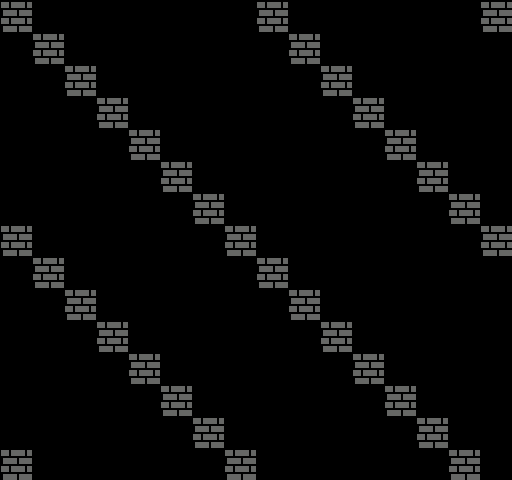

Tiled map render using the project's own tile images. Description and the whole map definition, tile-layer contents included, below:
An orthogonal 16x15 tile map with 32x32 px tiles, 1 tile layer (Tile Layer 1).

<map version="1.0" orientation="orthogonal" renderorder="right-down" width="16" height="15" tilewidth="32" tileheight="32" nextobjectid="1">
 <tileset firstgid="1" name="t" tilewidth="32" tileheight="32" tilecount="64">
  <image source="metatile.png" width="256" height="256" />
 </tileset>
 <layer name="Tile Layer 1" width="16" height="15">
  <data encoding="csv">
2,1,1,1,1,1,1,1,2,1,1,1,1,1,1,2,
1,2,1,1,1,1,1,1,1,2,1,1,1,1,1,1,
1,1,2,1,1,1,1,1,1,1,2,1,1,1,1,1,
1,1,1,2,1,1,1,1,1,1,1,2,1,1,1,1,
1,1,1,1,2,1,1,1,1,1,1,1,2,1,1,1,
1,1,1,1,1,2,1,1,1,1,1,1,1,2,1,1,
1,1,1,1,1,1,2,1,1,1,1,1,1,1,2,1,
2,1,1,1,1,1,1,2,1,1,1,1,1,1,1,2,
1,2,1,1,1,1,1,1,2,1,1,1,1,1,1,1,
1,1,2,1,1,1,1,1,1,2,1,1,1,1,1,1,
1,1,1,2,1,1,1,1,1,1,2,1,1,1,1,1,
1,1,1,1,2,1,1,1,1,1,1,2,1,1,1,1,
1,1,1,1,1,2,1,1,1,1,1,1,2,1,1,1,
1,1,1,1,1,1,2,1,1,1,1,1,1,2,1,1,
2,1,1,1,1,1,1,2,1,1,1,1,1,1,2,1
</data>
 </layer>
</map>